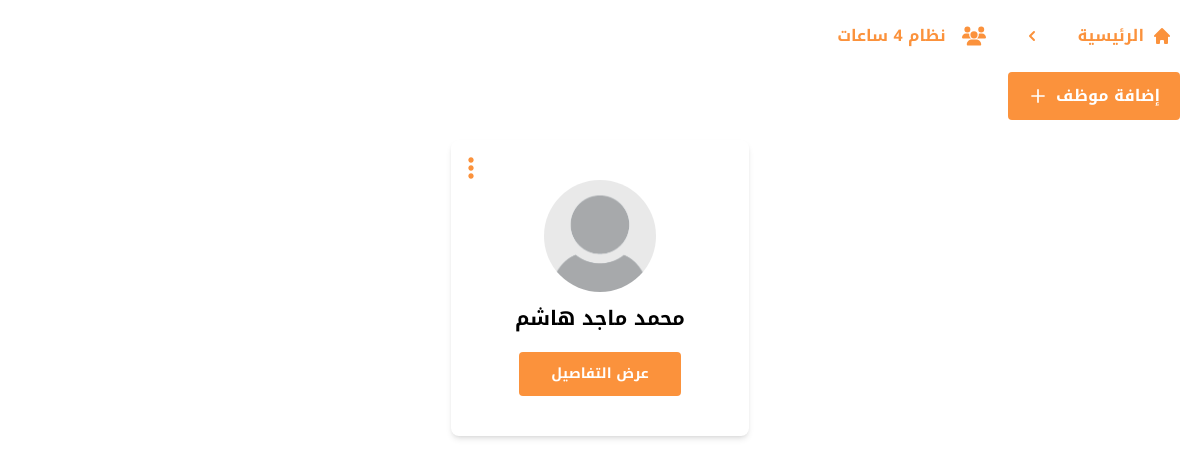
Before: /1/employees/ with the older database file.
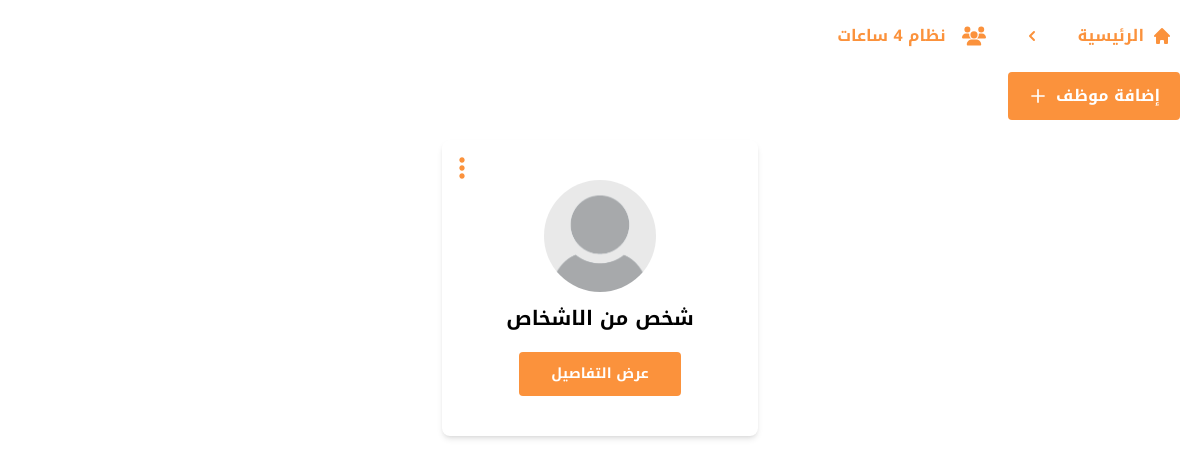
After: the same page with the newer database file.
### main/models.py (models this page shows, shortened)
class Employee(models.Model):
    name = models.CharField(max_length=255, default="موظف بدون أسم")
    image = models.ImageField(upload_to="images", null=True, blank=True)
    group = models.ForeignKey(Group, on_delete=models.CASCADE, related_name="employees", null=True, blank=True)
    order = models.PositiveIntegerField(default=0)

### main/views.py (the view)
# urls.py: path("<str:groupId>/employees/", views.employees, name="employees"),
def employees(request, groupId):
    media_path = request.build_absolute_uri("/media/")
    group = Group.objects.get(id=groupId)
    employees = group.employees.all()
    employee_last_year = None
    employee_last_month = None
    for employee in employees:
        employee_last_year = employee.years.first()
        if employee_last_year:
            employee_last_month = employee_last_year.months.first()
        else:
            employee_last_year = None
            employee_last_month = None
    context = {
        "media_path": media_path,
        "group": group,
        "employees": employees,
        "employee_last_year": employee_last_year,
        "employee_last_month": employee_last_month,
    }
    return render(request, "main/pages/employees.html", context)

### main/templates/main/pages/employees.html (shortened to what this page needs)
{% extends "main/layout.html" %}
{% load static %}
{% block breadcrump %}
<span class="mx-5 text-orange-400 rotate-180">
    <svg xmlns="http://www.w3.org/2000/svg" class="w-5 h-5" viewBox="0 0 20 20" fill="currentColor">
        <path fill-rule="evenodd" d="M7.293 14.707a1 1 0 010-1.414L10.586 10 7.293 6.707a1 1 0 011.414-1.414l4 4a1 1 0 010 1.414l-4 4a1 1 0 01-1.414 0z" clip-rule="evenodd" />
    </svg>
</span>
<a href="{% url 'main:employees' group.id %}" class="flex items-center text-orange-400 hover:bg-orange-400 hover:text-white rounded p-2 transition-all font-bold">
    <span class="mx-2">{{ group.title }}</span>
</a>
{% endblock %}
{% block body %}
<div x-data="{ modalOpen: false }">
    <button
        @click="modalOpen = true"
        onclick="addEmployee()"
        class="bg-orange-400 flex items-center rounded py-3 px-5 font-semibold text-white hover:bg-opacity-75 transition-all"
    >
        إضافة موظف
        <span class="pr-2">
            <svg  class="fill-current font-bold" width="20" height="20" viewBox="0 0 24 24" focusable="false"><path d="M20 13h-7v7h-2v-7H4v-2h7V4h2v7h7v2z"></path></svg>
        </span>
    </button>
    <div class="flex py-5 min-h-full flex-wrap items-start justify-center gap-5">
        {% for employee in employees %}
        <div
            x-data="{ optionsOpen: false}"
            title="{{ employee.name }}"
            class="flex flex-col bg-white items-center justify-center p-10 px-16 relative rounded-lg shadow-md"
        >
            <div class="overflow-hidden rounded-full w-28 mb-3 h-28">
                <img
                    class="w-full h-full object-cover object-center"
                    {% if employee.image %}
                        src="{{ employee.image.url }}"
                    {% else %}
                        src="{% static 'images/default.png' %}"
                    {% endif %}
                    alt="{{ employee.name }}"
                >
            </div>
            <h1 class="text-xl mb-5 font-bold">
                {{ employee.name }}
            </h1>
            {% if employee_last_month %}
            <a href="{% url 'main:profile' group.id employee.id employee_last_year.id employee_last_month.id %}">
                <button class="bg-orange-400 text-white py-3 px-8 rounded text-sm font-semibold hover:bg-opacity-75 transition-all">عرض التفاصيل</button>
            </a>
            {% endif %}
            <div
                @click.outside="optionsOpen = false"
                @click="optionsOpen = !optionsOpen"
                class="text-orange-400 absolute top-0 py-3 px-1 cursor-pointer left-0"
            >
                <div class="rounded-full transition-all hover:bg-gray-100">
                    <svg stroke="currentColor" fill="currentColor" stroke-width="0" viewBox="0 0 24 24" height="2rem" width="2rem" xmlns="http://www.w3.org/2000/svg">
                        <path d="M12 10c-1.1 0-2 .9-2 2s.9 2 2 2 2-.9 2-2-.9-2-2-2zm0-6c-1.1 0-2 .9-2 2s.9 2 2 2 2-.9 2-2-.9-2-2-2zm0 12c-1.1 0-2 .9-2 2s.9 2 2 2 2-.9 2-2-.9-2-2-2z"></path>
                    </svg>
                </div>
            </div>
        </div>
        {% empty %}
        لا توجد بيانات.
        {% endfor %}
    </div>
</div>
{% endblock %}

Changed rows visible on the page:
removed Employee: name "محمد ماجد هاشم"
added Employee: name "شخص من الاشخاص"
